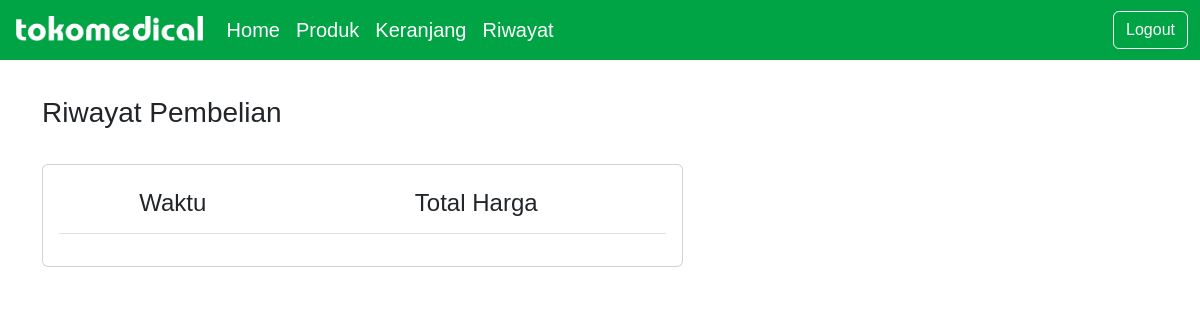
Page /riwayat.php (signed in) on the earlier database version.
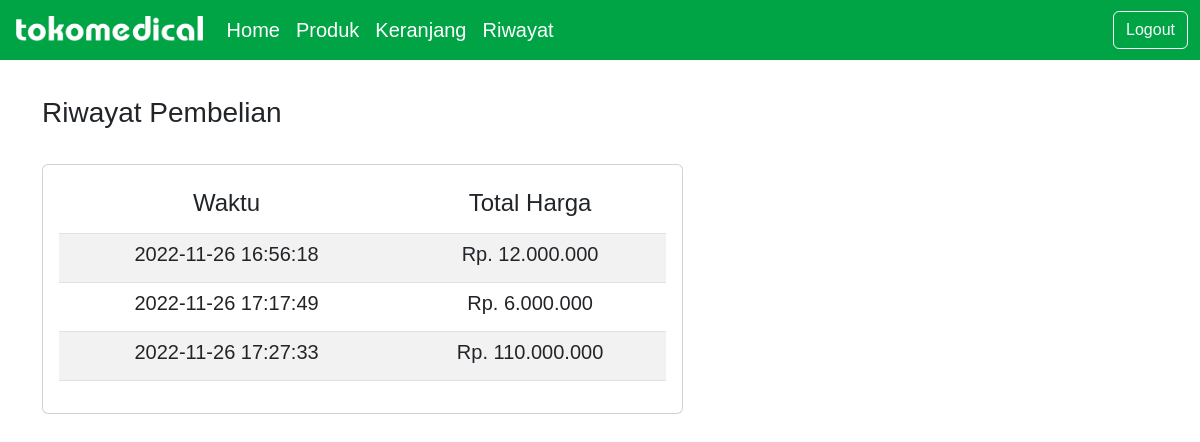
Same page on the later database version.
### tables this page shows
CREATE TABLE `orderstatus` (
  `orderstatusid` int(11) NOT NULL,
  `waktu` datetime NOT NULL,
  `username` varchar(20) NOT NULL,
  `total_harga` int(10) NOT NULL
);

### riwayat.php (the view, shortened to what this page needs)
<!doctype html>
<html lang="en">
<head>
    <link rel="stylesheet" href="style/style.css">
    <link href="https://cdn.jsdelivr.net/npm/bootstrap@5.2.2/dist/css/bootstrap.min.css" rel="stylesheet">
</head>
<body style="font-family: 'Montserrat', sans-serif;">
    <nav class="navbar fixed-top navbar-expand-lg background-primary" style="height:60px;">
            <div class="container-fluid">
                <a class="navbar-brand" href="index_login.php" style="font-weight:bolder; color:#00A445;">
                    <img src="asset/logo putih.png" alt="logo" style="height: 25px; margin-top: -7px; padding-left: 4px;"></a>
                    <div class="collapse navbar-collapse" id="navbarSupportedContent" style="font-size:20px;">
                        <ul class="navbar-nav me-auto mb-2 mb-lg-0">
                            <li class="nav-item" style="color: #00A445;">
                                <a class="nav-link active text-white" aria-current="page" href="index_login.php">Home</a>
                            </li>
                            <li class="nav-item">
                                <a class="nav-link text-white " href="index_login.php#produk">Produk</a>
                            </li>
                            <li class="nav-item">
                                <a class="nav-link text-white " href="keranjang.php">Keranjang</a>
                            </li>
                            <li class="nav-item">
                                <a class="nav-link text-white " href="riwayat.php">Riwayat</a>
                            </li>
                        </ul>
                        <a class="d-flex" href="logout.php" style="text-decoration: none;">
                            <button type="button" class="btn btn-outline-light">Logout</button>
                        </a>
                    </div>
                </div>
            </nav>
    <section class="vh-100">
        <div class="container text-start pt-5">
            <div class="row pt-5">
                <div class="col-7">
                    <h3>Riwayat Pembelian</h3>
                    <div class="form-check">
                    </div>
                    <div class="card">
                        <div class="card-body">
                            <table class="table table-striped table-hover text-center">
                                <thead>
                                    <tr>
                                        <th scope="col">
                                            <h4>Waktu</h4>
                                        </th>
                                        <th scope="col">
                                            <h4>Total Harga</h4>
                                        </th>
                                    </tr>
                                </thead>
                                <tbody>
                                    <?php
                                    include('koneksi.php');
                                    $username = $_SESSION['username'];
                                    $sql = "SELECT * FROM orderstatus where username='$username';";
                                    $query    = mysqli_query($connect, $sql);
                                    while ($data = mysqli_fetch_array($query)) {
                                    ?>
                                        <tr>
                                            <td>
                                                <h5><?= $data['waktu'] ?></h5>
                                            </td>
                                            <td>
                                                <h5>Rp. <?= number_format($data['total_harga'], 0, "", ".") ?></h5>
                                            </td>
                                        </tr>
                                    <?php
                                    }
                                    ?>
                                </tbody>
                            </table>
                        </div>
                    </div>
                </div>
    </section>
</body>
</html>

### style/style.css (style rules this page uses)
.background-primary { background: #00A445; }
body { font-family: 'Montserrat', sans-serif; }

Differences in the rows shown:
now on this page (row edited): orderstatus: waktu "2022-11-26 16:56:18", total_harga "12.000.000"
added orderstatus: waktu "2022-11-26 17:17:49", total_harga "6.000.000"
added orderstatus: waktu "2022-11-26 17:27:33", total_harga "110.000.000"
